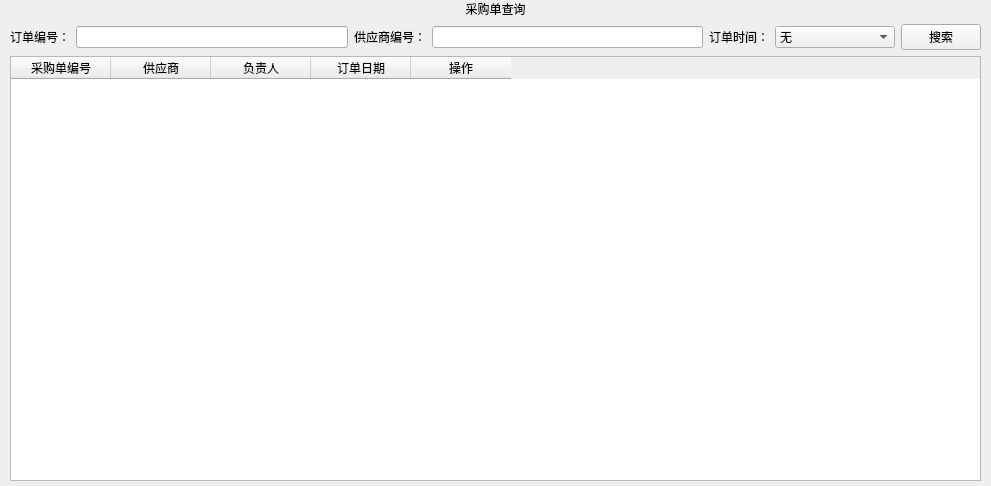
         <widget class="QWidget" name="tb_order_info">
          <property name="geometry">
           <rect>
            <x>0</x>
            <y>0</y>
            <width>991</width>
            <height>486</height>
           </rect>
          </property>
          <attribute name="icon">
           <iconset resource="../main.qrc">
            <normaloff>:/img/resource/search_icon.png</normaloff>:/img/resource/search_icon.png</iconset>
          </attribute>
          <attribute name="label">
           <string>采购单查询</string>
          </attribute>
          <widget class="QWidget" name="layoutWidget">
           <property name="geometry">
            <rect>
             <x>10</x>
             <y>0</y>
             <width>971</width>
             <height>481</height>
            </rect>
           </property>
           <layout class="QVBoxLayout" name="verticalLayout_2">
            <item>
             <widget class="QLabel" name="label_12">
              <property name="text">
               <string>采购单查询</string>
              </property>
              <property name="alignment">
               <set>Qt::AlignCenter</set>
              </property>
             </widget>
            </item>
            <item>
             <layout class="QHBoxLayout" name="horizontalLayout_5">
              <item>
               <widget class="QLabel" name="label_13">
                <property name="text">
                 <string>订单编号：</string>
                </property>
                <property name="alignment">
                 <set>Qt::AlignCenter</set>
                </property>
               </widget>
              </item>
              <item>
               <widget class="QLineEdit" name="order_id_orderinfo"/>
              </item>
              <item>
               <widget class="QLabel" name="label_14">
                <property name="text">
                 <string>供应商编号：</string>
                </property>
                <property name="alignment">
                 <set>Qt::AlignCenter</set>
                </property>
               </widget>
              </item>
              <item>
               <widget class="QLineEdit" name="supplier_id_orderinfo"/>
              </item>
              <item>
               <widget class="QLabel" name="label_15">
                <property name="text">
                 <string>订单时间：</string>
                </property>
                <property name="alignment">
                 <set>Qt::AlignCenter</set>
                </property>
               </widget>
              </item>
              <item>
               <widget class="QComboBox" name="ordertime_orderinfo">
                <property name="minimumSize">
                 <size>
                  <width>120</width>
                  <height>0</height>
                 </size>
                </property>
                <item>
                 <property name="text">
                  <string>无</string>
                 </property>
                </item>
                <item>
                 <property name="text">
                  <string>3天内</string>
                 </property>
                </item>
                <item>
                 <property name="text">
                  <string>一周内</string>
                 </property>
                </item>
                <item>
                 <property name="text">
                  <string>一个月内</string>
                 </property>
                </item>
               </widget>
              </item>
              <item>
               <widget class="QPushButton" name="search_orderinfo">
                <property name="text">
                 <string>搜索</string>
                </property>
               </widget>
              </item>
             </layout>
            </item>
            <item>
             <widget class="QTableWidget" name="table_orderinfo">
              <property name="styleSheet">
               <string notr="true">QHeaderView::section {background-color:#008CBA ; /* 蓝色 */
                                                                color: WHITE;
                                                                };
                                                                text-align : center;</string>
              </property>
              <property name="editTriggers">
               <set>QAbstractItemView::NoEditTriggers</set>
              </property>
              <column>
               <property name="text">
                <string>采购单编号</string>
               </property>
              </column>
              <column>
               <property name="text">
                <string>供应商</string>
               </property>
              </column>
              <column>
               <property name="text">
                <string>负责人</string>
               </property>
              </column>
              <column>
               <property name="text">
                <string>订单日期</string>
               </property>
              </column>
              <column>
               <property name="text">
                <string>操作</string>
               </property>
              </column>
             </widget>
            </item>
           </layout>
          </widget>
         </widget>
